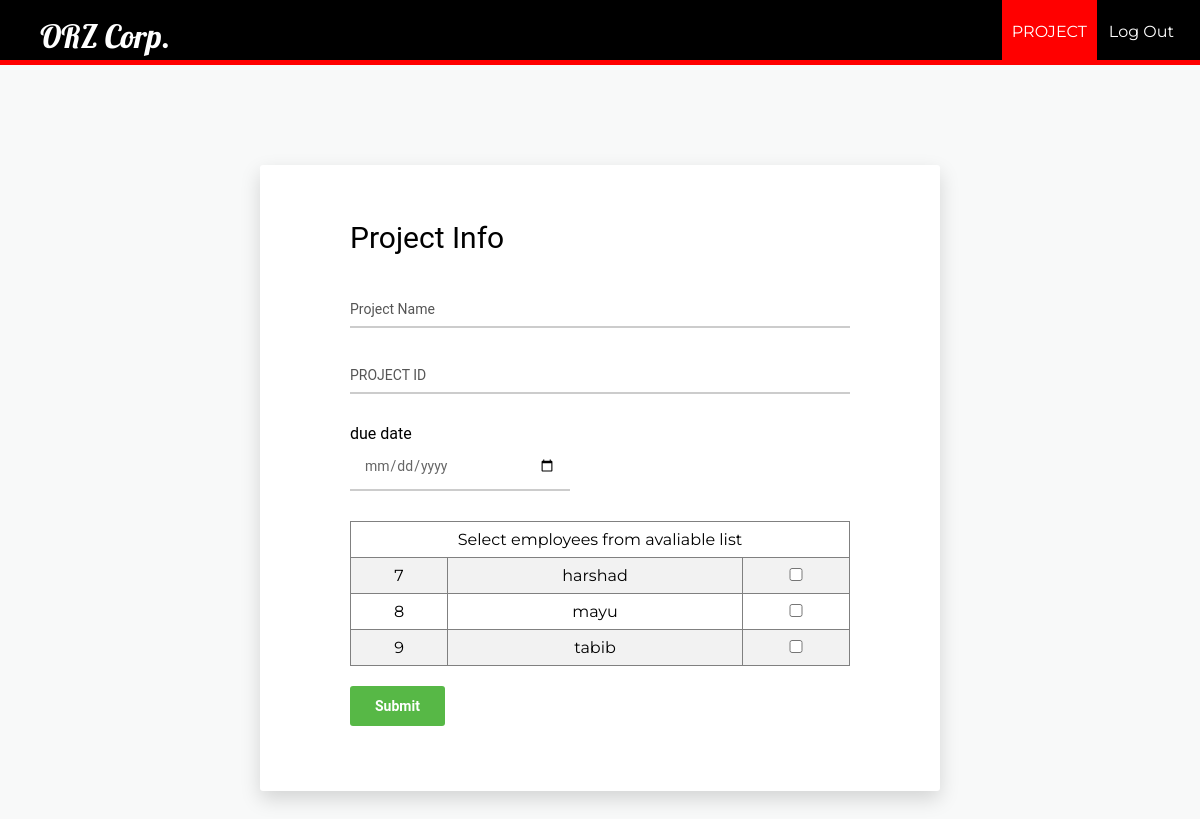
The page /projectasssign.php on the database its author committed.
### tables this page shows
CREATE TABLE `employee` (
  `empid` int(11) NOT NULL,
  `empnm` varchar(20) NOT NULL,
  `lastnm` varchar(20) NOT NULL,
  `dept` int(11) NOT NULL,
  `email` varchar(30) NOT NULL,
  `dob` date DEFAULT '1998-02-28',
  `contact` varchar(20) DEFAULT NULL,
  `gender` varchar(20) DEFAULT NULL,
  `address` varchar(100) DEFAULT NULL,
  `salary` int(11) DEFAULT NULL,
  `degree` varchar(30) DEFAULT NULL,
  `pid` int(11) DEFAULT 0
);

### projectasssign.php (the view, shortened to what this page needs)
<?php
     require_once ('dbh.php');
?>
<!DOCTYPE html>
<html>
<head>
    <link href="newcss1.css" rel="stylesheet" media="all">
    <link href="newcss2.css" rel="stylesheet" media="all">
     <link href="try1.css" rel="stylesheet" media="all">
</head>
<body>
    <header>
        <nav>
                <h1>ORZ Corp.</h1>
            <ul id="navli">
                <li><a class="homered" href="projectasssign.php">PROJECT</a></li>
				<li><a class="homeblack" href="alogin.php">Log Out</a></li>
            </ul>
        </nav>
    </header>
    <div class="divider"></div>
    <div class="page-wrapper bg-blue p-t-100 p-b-100 font-robo">
        <div class="wrapper wrapper--w680">
            <div class="card card-1">
                <div class="card-body">
                    <h2 class="title">Project Info</h2>
                    <form action="proj.php" method="POST" enctype="multipart/form-data">
                        <div class="input-group">
                            <input class="input--style-1" type="text" placeholder="Project Name" name="pname" required="required">
                             </div>
                        <div class="input-group">
                            <input class="input--style-1" type="number" placeholder="PROJECT ID" name="pid" required="required" >
                        </div>
                        <p>due date</p>
                        <div class="row row-space">
                            <div class="col-2">
                                <div class="input-group">
                                    <input class="input--style-1" type="date" placeholder="DUE DATE" name="duedate" required="required">
                                </div>
                            </div>
                        </div>
                         <div >  <table border="1">
                                  <tr>
      <td colspan="3">Select employees from avaliable list</td>
   </tr>
                        <?php
                        $sql="select * from employee";
                       $result = $conn->query($sql);
                    if ($result->num_rows > 0) {
                     while($row = $result->fetch_assoc()) {
                         if($row["pid"]==0)
                     echo'    <tr> <td>' . $row["empid"]. '</td> <td>' . $row["empnm"]. '</td> <td><input type="checkbox" name="empid[]" value="' . $row["empid"]. '"></td> </tr> ';
                         }
                    }
                    ?>
</table>
                          </div>
                       <div class="p-t-20">
                            <button class="btn btn--radius btn--green" type="submit">Submit</button>
                        </div>
                    </form>
                </div>
            </div>
        </div>
    </div>
</body>
</html>

### newcss1.css (style rules this page uses)
body { margin: 0; padding: 0; background-size: cover; background-position: center; font-family: sans-serif; }
header { background: black; color: white; padding: 8px 20px 6px 40px; height: 50px; }
header h1 { display: inline; font-family: 'Lobster', cursive; font-weight: 400; font-size: 32px; float: left; margin-top: 0px; margin-right: 10px; }
nav ul { display: inline; padding: 0px; float: right; }
nav ul li { display: inline-block; list-style-type: none; color: white; float: left; margin-left: 12px; }
nav ul li a { color: white; text-decoration: none; }
.homered { background-color: red; padding: 30px 10px 22px 10px; }
.divider { background-color: red; height: 5px; }
h1 { margin: 0; padding: 0 0 20px; text-align: center; font-size: 22px; color: white; }
.p-t-20 { padding-top: 20px; }
.btn { line-height: 40px; display: inline-block; padding: 0 25px; cursor: pointer; font-family: "Roboto", "Arial", "Helvetica Neue", sans-serif; color: #fff; -webkit-transition: all 0.4s ease; -o-transition: all 0.4s ease; -moz-transition: all 0.4s ease; transition: all 0.4s ease; font-size: 14px; font-weight: 700; }
.btn--radius { -webkit-border-radius: 3px; -moz-border-radius: 3px; border-radius: 3px; }
.btn--green { background: #57b846; }
table { margin: 0px; border-collapse: collapse; width: 100%; font-family: 'Montserrat', sans-serif; }
th, td { text-align: center; padding: 8px; }
tr:nth-child(even) { background-color: #f2f2f2 }

### rows shown on the page
employee: empid "7", empnm "harshad"
employee: empid "8", empnm "mayu"
employee: empid "9", empnm "tabib"
